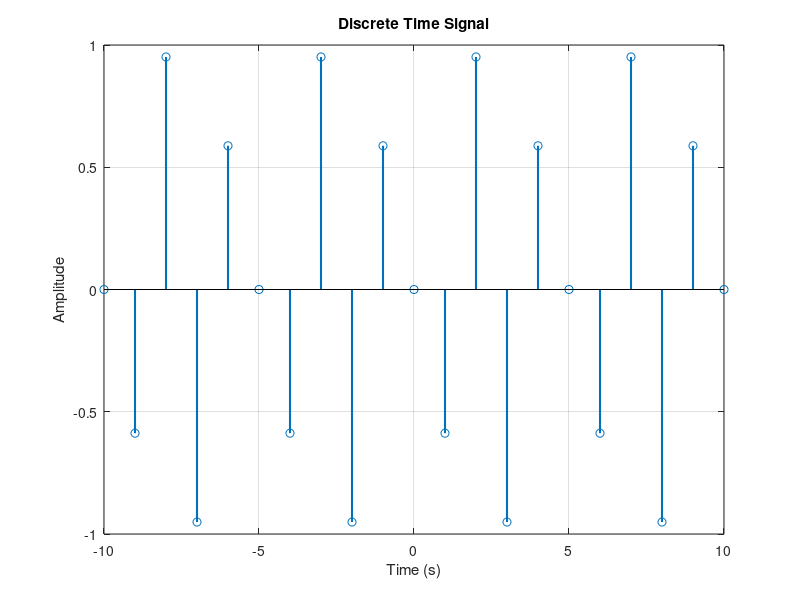
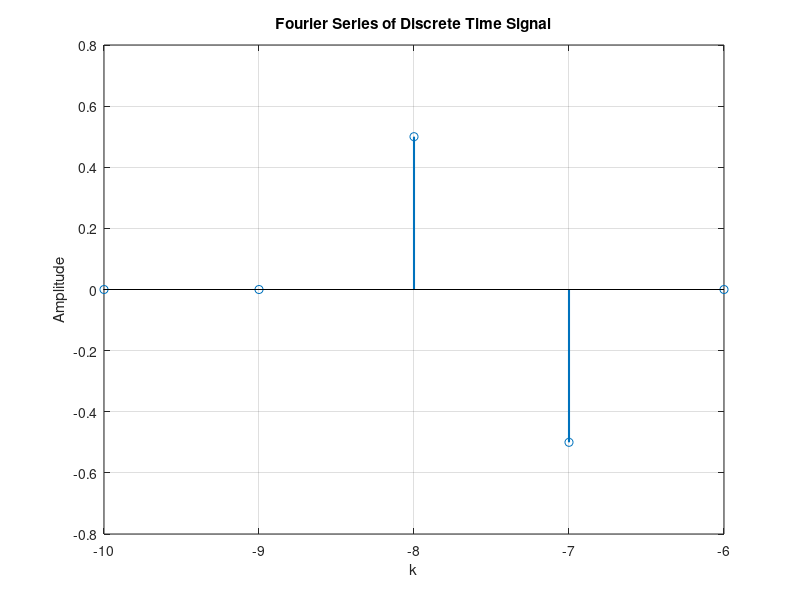
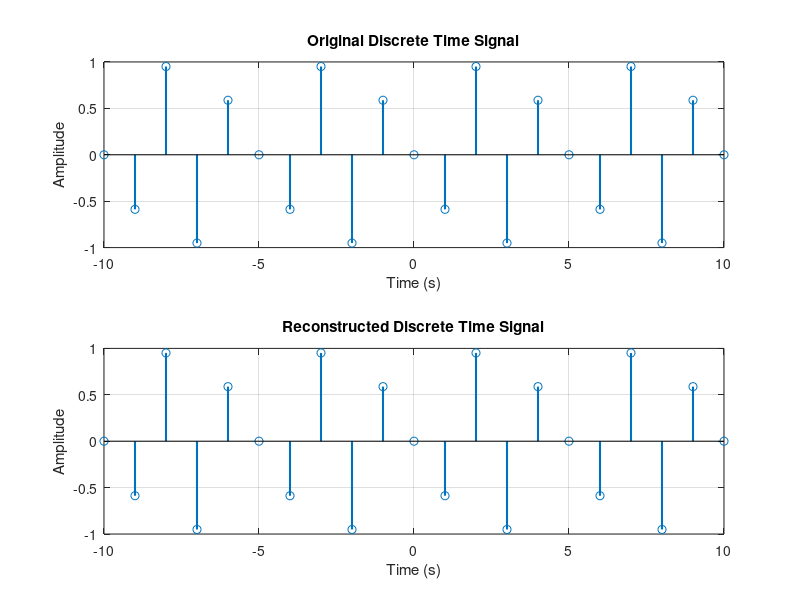

Recreate these plots in MATLAB, in order.
%% *Fourier Series and Transforms*
%% Clear the workspace
close all;
clear;
clc;

%% Discrete Fourier Transform
% In MATLAB, both time and frequency axes are discrete. So we cannot use
% transforms which are defined for continuous time or frequency.
% The only operation that can be performed discretely in both time and
% frequency domains is Fourier coefficients of discrete-time periodic signals.
% The more general form of Fourier series for discrete-time periodic signals
% is called Discrete Fourier Transform (DFT).
% The DFT of a discrete-time signal $x[n]$ is defined as
% $$X[k] = \sum_{n=0}^{N-1} x[n] e^{-j\frac{2\pi}{N}kn}$$
% where $N$ is the period of the signal.
%
% The inverse DFT is defined as
% $$x[n] = \frac{1}{N} \sum_{k=0}^{N-1} X[k] e^{j\frac{2\pi}{N}kn}$$
%
% The DFT is a linear operation. So, the DFT of a linear combination of
% signals is equal to the linear combination of DFTs of the signals.
%
% In MATLAB the DFT is implemented by the function |fft|. The inverse DFT
% is implemented by the function |ifft|.
% In MATLAB index of the first element of a vector is 1. So, the DFT formula
% in MATLAB is
% $$X[k] = \sum_{n=1}^{N} x[n] e^{-j\frac{2\pi}{N}kn}$$.
% also, the inverse DFT formula in MATLAB is
% $$x[n] = \frac{1}{N} \sum_{k=1}^{N} X[k] e^{j\frac{2\pi}{N}kn}$$.
% So, the DFT of a vector of length $N$ is computed by the command |fft(x, N)|.
% The inverse DFT is computed by the command |ifft(X, N)|.
% The DFT and inverse DFT commands can be used without specifying the length
% of the vector. In this case, the length of the vector is assumed to be the
% length of the vector given as input.
%
% Other Fourier operations in MATLAB should be implemented by using the DFT
% and inverse DFT commands. The FFT algorithm is used to compute the DFT.
% The FFT algorithm is a fast algorithm to compute the DFT.

%% Fourier Series of a discrete-time periodic signal
% The Fourier series of a discrete-time periodic signal $x[n]$ is defined as
% $$x[n] = \sum_{k=0}^{N-1} X[k] e^{j\frac{2\pi}{N}kn}$$
% where $N$ is the period of the signal.
%
% The inverse Fourier series is defined as
% $$X[k] = \frac{1}{N} \sum_{n=0}^{N-1} x[n] e^{-j\frac{2\pi}{N}kn}$$
%
% The Fourier series of a discrete-time periodic signal is the DFT of the
% signal. So, the Fourier series of a discrete-time periodic signal can be
% computed by the command |fft|.
% The inverse Fourier series is the inverse DFT of the signal. So, the
% inverse Fourier series of a discrete-time periodic signal can be computed
% by the command |ifft|.
% The following example shows the Fourier series of a discrete-time periodic
% signal.
% The input signal is defined as follows:
N = 1e1;
n = -N:N;
N0 = 5;
M0 = 3;
w0 = 2 * pi / N0;
w = M0 * w0;
x = sin(w * n);
figure('Name', 'Discrete Time Signal');
stem(n, x, 'LineWidth', 1.5);
xlabel('Time (s)');
ylabel('Amplitude');
title('Discrete Time Signal');
grid on;
%%%
% The Fourier series of the of the signal is calculated as follows:
a_k = fft(x(1:N0)) / N0;
k = n(1:N0);
figure('Name', 'Fourier Series of Discrete Time Signal');
stem(k, imag(a_k), 'LineWidth', 1.5);
xlabel('k');
ylabel('Amplitude');
title('Fourier Series of Discrete Time Signal');
grid on;
%%%
% We can construct the signal from its Fourier series as follows:
kernel = exp(1j * w0 * k' * n);
x_reconstructed = a_k * kernel;
figure('Name', 'Reconstructed Discrete Time Signal');
subplot(2, 1, 1);
stem(n, x, 'LineWidth', 1.5);
xlabel('Time (s)');
2
ylabel('Amplitude');
title('Original Discrete Time Signal');
grid on;
subplot(2, 1, 2);
stem(n, real(x_reconstructed), 'LineWidth', 1.5);
xlabel('Time (s)');
ylabel('Amplitude');
title('Reconstructed Discrete Time Signal');
grid on;
